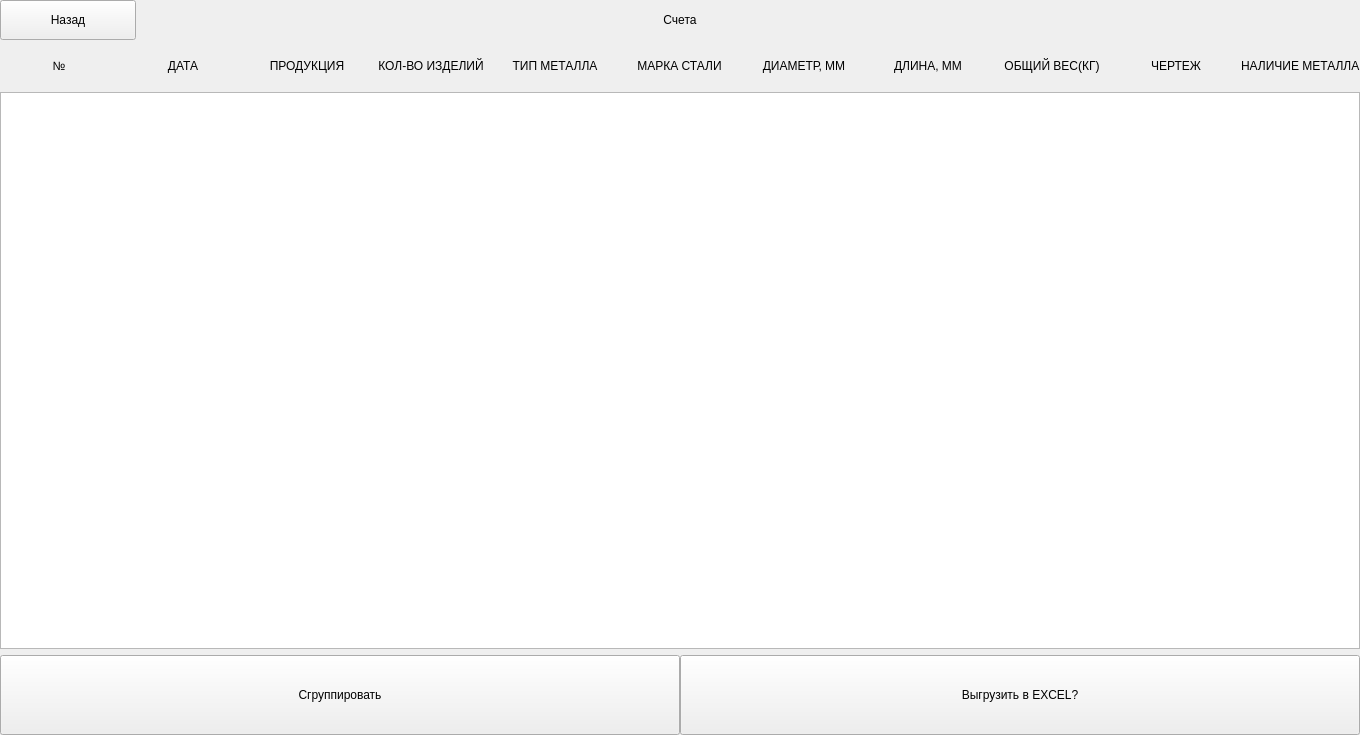
<?xml version="1.0" encoding="UTF-8"?>
<ui version="4.0">
 <class>deals_frame</class>
 <widget class="QFrame" name="deals_frame">
  <property name="geometry">
   <rect>
    <x>0</x>
    <y>0</y>
    <width>1360</width>
    <height>735</height>
   </rect>
  </property>
  <property name="windowTitle">
   <string>Frame</string>
  </property>
  <layout class="QVBoxLayout" name="verticalLayout">
   <property name="spacing">
    <number>0</number>
   </property>
   <property name="leftMargin">
    <number>0</number>
   </property>
   <property name="topMargin">
    <number>0</number>
   </property>
   <property name="rightMargin">
    <number>0</number>
   </property>
   <property name="bottomMargin">
    <number>0</number>
   </property>
   <item>
    <layout class="QVBoxLayout" name="frame_layout" stretch="1,1,14,2">
     <property name="spacing">
      <number>6</number>
     </property>
     <property name="topMargin">
      <number>0</number>
     </property>
     <property name="bottomMargin">
      <number>0</number>
     </property>
     <item>
      <layout class="QHBoxLayout" name="back_and_name_layout" stretch="1,1,6,2">
       <property name="spacing">
        <number>0</number>
       </property>
       <item>
        <widget class="QPushButton" name="back_button">
         <property name="sizePolicy">
          <sizepolicy hsizetype="Minimum" vsizetype="Preferred">
           <horstretch>0</horstretch>
           <verstretch>0</verstretch>
          </sizepolicy>
         </property>
         <property name="text">
          <string>Назад</string>
         </property>
        </widget>
       </item>
       <item>
        <spacer name="horizontalSpacer">
         <property name="orientation">
          <enum>Qt::Horizontal</enum>
         </property>
         <property name="sizeHint" stdset="0">
          <size>
           <width>40</width>
           <height>20</height>
          </size>
         </property>
        </spacer>
       </item>
       <item>
        <widget class="QLabel" name="frame_name_label">
         <property name="text">
          <string>Счета</string>
         </property>
         <property name="alignment">
          <set>Qt::AlignCenter</set>
         </property>
        </widget>
       </item>
       <item>
        <spacer name="horizontalSpacer_2">
         <property name="orientation">
          <enum>Qt::Horizontal</enum>
         </property>
         <property name="sizeHint" stdset="0">
          <size>
           <width>40</width>
           <height>20</height>
          </size>
         </property>
        </spacer>
       </item>
      </layout>
     </item>
     <item>
      <layout class="QHBoxLayout" name="labels_layout" stretch="0,0,0,0,0,0,0,0,0,0,0">
       <item>
        <widget class="QLabel" name="num_label">
         <property name="text">
          <string>№</string>
         </property>
         <property name="alignment">
          <set>Qt::AlignCenter</set>
         </property>
        </widget>
       </item>
       <item>
        <widget class="QLabel" name="date_label">
         <property name="text">
          <string>ДАТА</string>
         </property>
         <property name="alignment">
          <set>Qt::AlignCenter</set>
         </property>
        </widget>
       </item>
       <item>
        <widget class="QLabel" name="product_label">
         <property name="text">
          <string>ПРОДУКЦИЯ</string>
         </property>
         <property name="alignment">
          <set>Qt::AlignCenter</set>
         </property>
        </widget>
       </item>
       <item>
        <widget class="QLabel" name="count_product_label">
         <property name="text">
          <string>КОЛ-ВО ИЗДЕЛИЙ</string>
         </property>
         <property name="alignment">
          <set>Qt::AlignCenter</set>
         </property>
        </widget>
       </item>
       <item>
        <widget class="QLabel" name="type_metall_label">
         <property name="text">
          <string>ТИП МЕТАЛЛА</string>
         </property>
         <property name="alignment">
          <set>Qt::AlignCenter</set>
         </property>
        </widget>
       </item>
       <item>
        <widget class="QLabel" name="steel_mark_label">
         <property name="text">
          <string>МАРКА СТАЛИ</string>
         </property>
         <property name="alignment">
          <set>Qt::AlignCenter</set>
         </property>
        </widget>
       </item>
       <item>
        <widget class="QLabel" name="diameter_label">
         <property name="text">
          <string>ДИАМЕТР, ММ</string>
         </property>
         <property name="alignment">
          <set>Qt::AlignCenter</set>
         </property>
        </widget>
       </item>
       <item>
        <widget class="QLabel" name="lenght_label">
         <property name="text">
          <string>ДЛИНА, ММ</string>
         </property>
         <property name="alignment">
          <set>Qt::AlignCenter</set>
         </property>
        </widget>
       </item>
       <item>
        <widget class="QLabel" name="weight_label">
         <property name="text">
          <string>ОБЩИЙ ВЕС(КГ)</string>
         </property>
         <property name="alignment">
          <set>Qt::AlignCenter</set>
         </property>
        </widget>
       </item>
       <item>
        <widget class="QLabel" name="draw_label">
         <property name="text">
          <string>ЧЕРТЕЖ</string>
         </property>
         <property name="alignment">
          <set>Qt::AlignCenter</set>
         </property>
        </widget>
       </item>
       <item>
        <widget class="QLabel" name="balance_metal_label">
         <property name="text">
          <string>НАЛИЧИЕ МЕТАЛЛА</string>
         </property>
        </widget>
       </item>
      </layout>
     </item>
     <item>
      <widget class="QTableView" name="deals_table"/>
     </item>
     <item>
      <layout class="QHBoxLayout" name="group_and_unload_layout" stretch="5,5">
       <property name="spacing">
        <number>0</number>
       </property>
       <item>
        <widget class="QPushButton" name="group_deals_button">
         <property name="sizePolicy">
          <sizepolicy hsizetype="Minimum" vsizetype="Preferred">
           <horstretch>0</horstretch>
           <verstretch>0</verstretch>
          </sizepolicy>
         </property>
         <property name="minimumSize">
          <size>
           <width>75</width>
           <height>0</height>
          </size>
         </property>
         <property name="maximumSize">
          <size>
           <width>16777215</width>
           <height>100</height>
          </size>
         </property>
         <property name="text">
          <string>Сгруппировать</string>
         </property>
        </widget>
       </item>
       <item>
        <widget class="QPushButton" name="export_excel_deals_button">
         <property name="sizePolicy">
          <sizepolicy hsizetype="Minimum" vsizetype="Preferred">
           <horstretch>0</horstretch>
           <verstretch>0</verstretch>
          </sizepolicy>
         </property>
         <property name="text">
          <string>Выгрузить в EXCEL?</string>
         </property>
        </widget>
       </item>
      </layout>
     </item>
    </layout>
   </item>
  </layout>
 </widget>
 <resources/>
 <connections/>
</ui>
